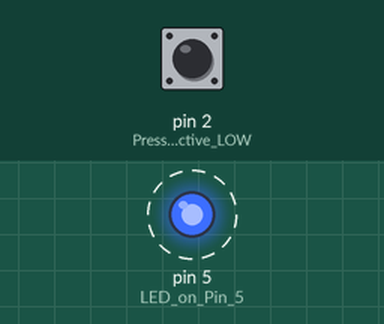
A sketch run on a simulated Arduino Uno, built with avr-gcc and run on an emulated ATmega328P. Shown: output pins drawn as LEDs (lit = HIGH). Dashed ring = blinking. Inputs (shaded band) come from the test bench; at power-on: pin 2 (Press_Button_active_LOW) HIGH.

Above: at 2.0 s.
2.1 s: pin 2 (Press_Button_active_LOW) pulled LOW for 3.2 s
At 2.4 s:
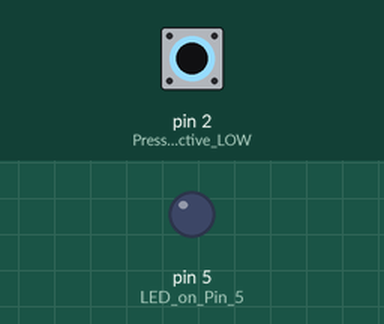
At 5.45 s:
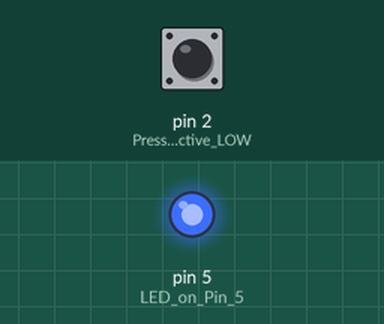
Timing chart, 0 to 12.8 s (numbered marks = the images above; inputs shaded):
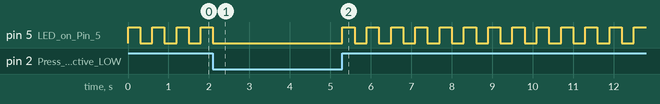

The sketch:

sketch.ino
```cpp
void setup()
{
  pinMode(5, OUTPUT); // LED on Pin 5
  pinMode(2, INPUT_PULLUP); // Press Button active LOW
}

void loop()
{
  // Keep blinking LED until button is pressed
  while (digitalRead(2) == HIGH)
  {
    digitalWrite(5, HIGH);
    delay(300);
    digitalWrite(5, LOW);
    delay(300);
  }
  digitalWrite(5, LOW); // Once button is pressed, Turn off LED
}
```

Measured:
- by itself, pin 5 (LED_on_Pin_5): repeats every 0.60 s: HIGH 0.30 s, LOW 0.30 s
